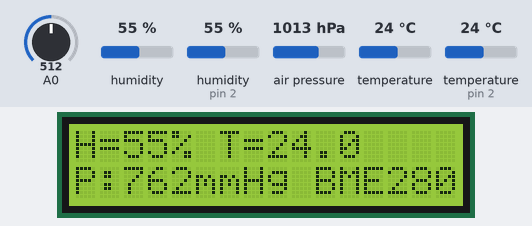
The sketch below on a simulated Arduino Uno, built with avr-gcc and run on an emulated ATmega328P. Parts: 16×2 character LCD. Inputs (shaded band) come from the test bench; at power-on: A0 = 512, temperature 24 °C, humidity (sensor on pin 2) 55 %, humidity 55 %, temperature (sensor on pin 2) 24 °C, air pressure 1013 hPa. What the sketch prints to the serial monitor is not drawn.

Above: at 2.2 s.
2.3 s: A0 set to 716
At 3.0 s:
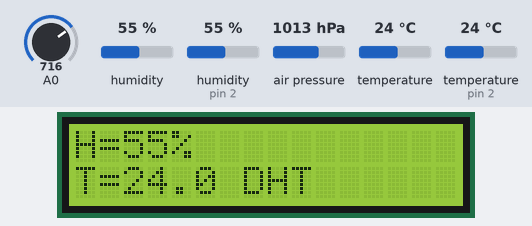
5.3 s: temperature (sensor 0) set to 12 °C
At 6.5 s:
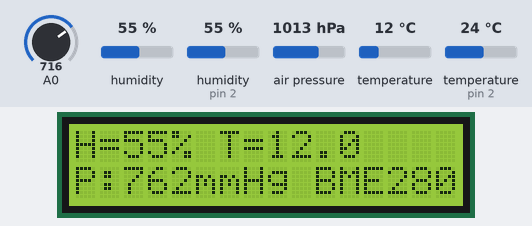
8.1 s: humidity (sensor on pin 2) set to 22 %
At 9.1 s:
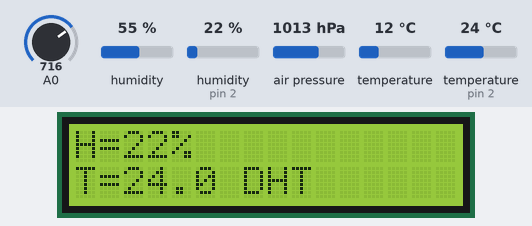
10.7 s: humidity (sensor 0) set to 22 %
At 11.6 s:
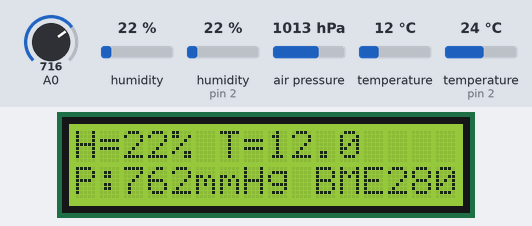
13.3 s: temperature (sensor on pin 2) set to 12 °C
At 15.2 s:
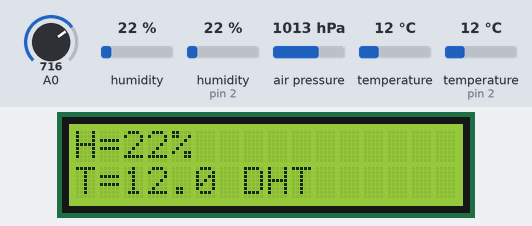
16.3 s: air pressure set to 952 hPa
At 16.8 s:
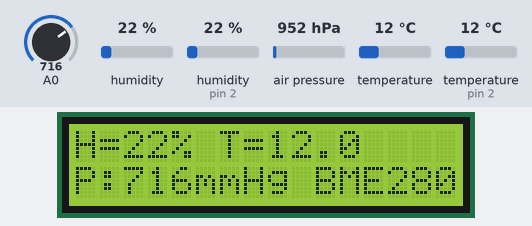
Timing chart, 0 to 19.3 s (numbered marks = the images above; inputs shaded):
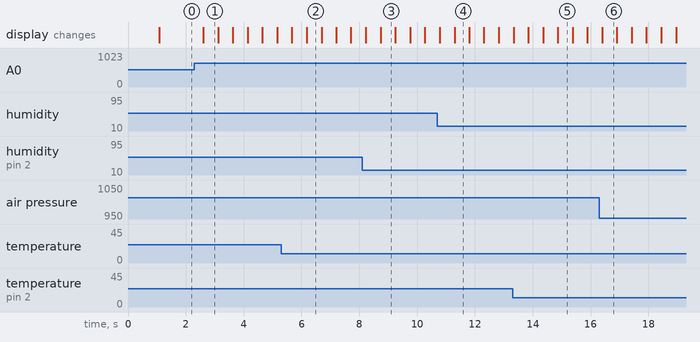

Measured:
- after the input at 2.3 s, the display: changes after 0.31 s (image 1)
- after the input at 5.3 s, the display: first differs from a run without the input after 0.88 s (image 2)
- after the input at 8.1 s, the display: first differs from a run without the input after 0.64 s (image 3)
- after the input at 10.7 s, the display: first differs from a run without the input after 0.59 s (image 4)
- after the input at 13.3 s, the display: first differs from a run without the input after 1.6 s (image 5)
- after the input at 16.3 s, the display: changes after 0.10 s (image 6)
- what the display in image 1 shows lasts 0.5 s, from 2.6 s to 3.1 s

The sketch:

sketch_lcd_buttons.ino
```cpp
#include <EEPROM.h>
#include <stdint.h>
#include "SparkFunBME280.h"
#include "Wire.h"
#include "SPI.h"
#include <LiquidCrystal.h>
#include "DHT.h"

#define DHTPIN 2   // what digital pin we're connected to
LiquidCrystal lcd(8, 9, 4, 5, 6, 7 );
// Uncomment whatever type you're using!
//#define DHTTYPE DHT11   // DHT 11
#define DHTTYPE DHT22   // DHT 22  (AM2302), AM2321
//#define DHTTYPE DHT21   // DHT 21 (AM2301)

//Display mode
// 0 -> DHT; 1 -> BME280; -1-> calibrating
int displayMode = 0;

//Global sensor object
BME280 mySensor;
DHT dht(DHTPIN, DHTTYPE);

int button;
const int BUTTON_NONE   = 0;
const int BUTTON_RIGHT  = 1;
const int BUTTON_UP     = 2;
const int BUTTON_DOWN   = 3;
const int BUTTON_LEFT   = 4;
const int BUTTON_SELECT = 5;


int getPressedButton() {
  int buttonValue = analogRead(0); // считываем значения с аналогового входа(A0)
  if (buttonValue < 100) {
    return BUTTON_RIGHT;
  }
  else if (buttonValue < 200) {
    return BUTTON_UP;
  }
  else if (buttonValue < 400) {
    return BUTTON_DOWN;
  }
  else if (buttonValue < 600) {
    return BUTTON_LEFT;
  }
  else if (buttonValue < 800) {
    return BUTTON_SELECT;
  }
  return BUTTON_NONE;
}

//Calibrate indexes
double tempIndexBME = 0.0;
double tempIndexDHT = 0.0;

void setup()
{

  lcd.begin(16,2);
  lcd.print("Hello :)");
  delay(1000);
  //***Driver settings********************************//
  //commInterface can be I2C_MODE or SPI_MODE
  //specify chipSelectPin using arduino pin names
  //specify I2C address.  Can be 0x77(default) or 0x76
  //For I2C, enable the following and disable the SPI section

  mySensor.settings.commInterface = I2C_MODE;
  mySensor.settings.I2CAddress = 0x76; //Адрес датчика

  //For SPI enable the following and dissable the I2C section
  //mySensor.settings.commInterface = SPI_MODE;
  //mySensor.settings.chipSelectPin = 10;

  //***Operation settings*****************************//

  //renMode can be:
  //  0, Sleep mode
  //  1 or 2, Forced mode
  //  3, Normal mode
  mySensor.settings.runMode = 3; //В примере предлагают использовать Forced mode, но при обновлении раз в секунду достаточно Normal mode

  //tStandby can be:
  //  0, 0.5ms
  //  1, 62.5ms
  //  2, 125ms
  //  3, 250ms
  //  4, 500ms
  //  5, 1000ms
  //  6, 10ms
  //  7, 20ms
  mySensor.settings.tStandby = 0; //Очевидно чаще не нужно

  //filter can be off or number of FIR coefficients to use:
  //  0, filter off
  //  1, coefficients = 2
  //  2, coefficients = 4
  //  3, coefficients = 8
  //  4, coefficients = 16
  mySensor.settings.filter = 0;

  //tempOverSample can be:
  //  0, skipped
  //  1 through 5, oversampling *1, *2, *4, *8, *16 respectively
  mySensor.settings.tempOverSample = 1;

  //pressOverSample can be:
  //  0, skipped
  //  1 through 5, oversampling *1, *2, *4, *8, *16 respectively
    mySensor.settings.pressOverSample = 1;

  //humidOverSample can be:
  //  0, skipped
  //  1 through 5, oversampling *1, *2, *4, *8, *16 respectively
  mySensor.settings.humidOverSample = 1;

  //Calling .begin() causes the settings to be loaded
  mySensor.begin();
  dht.begin();
  //Calibrate(26.5);
  Serial.begin(9600);
}

void loop()
{
    button = getPressedButton();  //get pressed button
    switch (button) {
    case BUTTON_SELECT:
        switch(displayMode){
          case 0: displayMode = 1;
                lcd.clear();
                break;
          case 1: displayMode = 0;
                lcd.clear();
                break;


    }
    break;

  }

 switch(displayMode){
  case 0:
          displayBME();
          break;
  case 1:
          displayDHT();
          break;
 }
 Serial.println(mySensor.readTempC());
 Serial.println(tempIndexBME);
 delay(500);
}
void displayBME(){
  lcd.setCursor(0,0);
  lcd.print("H=");
  lcd.print((uint8_t)mySensor.readFloatHumidity());
  lcd.print("%");
  lcd.print(" T=");
  lcd.print(mySensor.readTempC() + tempIndexBME, 1);
  lcd.setCursor(13,0);

  lcd.setCursor(0,1);
  lcd.print("P:");

  float mmH=mySensor.readFloatPressure()/133;
  lcd.print(mmH, 0);
  lcd.print("mmHg");
  lcd.print(" BME280");
}

void displayDHT(){
  float h = dht.readHumidity();
  // Read temperature as Celsius (the default)
  float t = dht.readTemperature();
  lcd.setCursor(0,0);
  lcd.print("H=");
  lcd.print(h, 0);
  lcd.print("%");
  lcd.setCursor(0,1);
  lcd.print("T=");
  lcd.print(t + tempIndexDHT, 1);
  lcd.print(" DHT");

}

void displayCalibrate(){
  lcd.clear();
  lcd.setCursor(0,0);
  lcd.print("Cal mode");
  lcd.setCursor(0,1);
}

void Calibrate(double trueTemp){
  float r;
  EEPROM.get(0, r);
  if(r == 0xFFFFFFFF){
    tempIndexBME = trueTemp - mySensor.readTempC();
    tempIndexDHT = trueTemp - dht.readTemperature();
    EEPROM.put(0, tempIndexBME);
    EEPROM.put(sizeof(float), tempIndexDHT);

  } else{
    EEPROM.get(0,  tempIndexBME);
    EEPROM.get(sizeof(float),  tempIndexDHT);
  }

}
```
